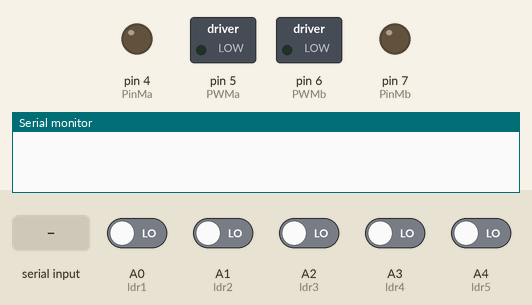
Recording of a sketch running on a simulated Arduino Uno, built with avr-gcc and run on an emulated ATmega328P. Parts: switched loads named in the sketch (green lamp = pin HIGH), output pins drawn as LEDs (lit = HIGH), the last lines printed to the serial monitor. The test bench sets the inputs (shaded band); at power-on: A0 (ldr1), A1 (ldr2), A2 (ldr3), A3 (ldr4), A4 (ldr5) LOW.

Above: at 1.2 s.
1.3 s: "n" received over Serial
At 2.0 s:
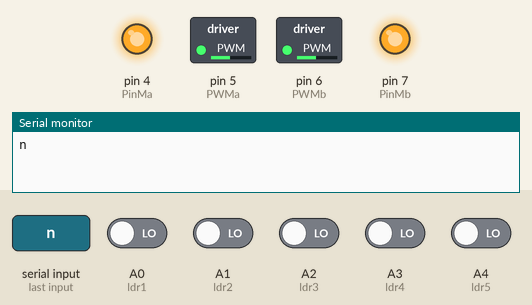
2.8 s: A1 (ldr2) driven HIGH
At 3.1 s:
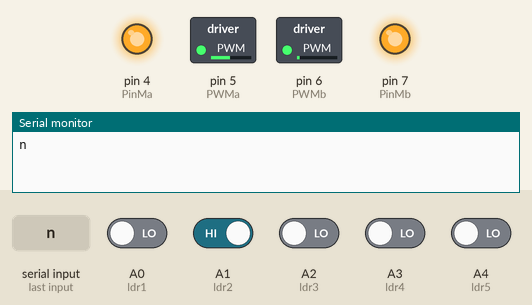
4.3 s: A2 (ldr3) driven HIGH
At 5.4 s:
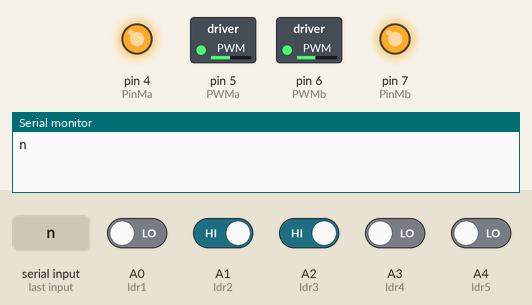
5.8 s: A2 (ldr3) driven LOW
At 6.5 s:
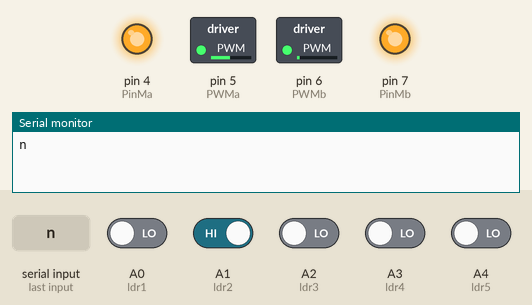
Timing chart, 0 to 8.3 s (numbered marks = the images above; inputs shaded):
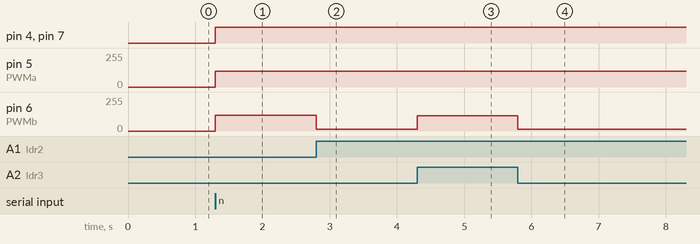

Measured:
- after the input at 1.3 s, pin 4 (PinMa), pin 7 (PinMb): LOW → HIGH at once; pin 5 (PWMa), pin 6 (PWMb): 0/255 → 120/255 at once
- after the input at 2.8 s, pin 6 (PWMb): 120/255 → 15/255 at once
- after the input at 4.3 s, pin 6 (PWMb): 15/255 → 115/255 at once
- after the input at 5.8 s, pin 6 (PWMb): 115/255 → 15/255 at once

The sketch:

Robot.ino
```cpp
char state;

int PinMa=4;
int PWMa=5;
int PinMb=7;
int PWMb=6;

const int ldr1 = A0;
const int ldr2 = A1;
const int ldr3 = A2;
const int ldr4 = A3;
const int ldr5 = A4;

int DS_1=0;
int DS_2=0;
int DS_3=0;
int DS_4=0;
int DS_5=0;

void move (int x, int y){
  digitalWrite (PinMa,HIGH);
  analogWrite(PWMa,y);
  digitalWrite (PinMb,HIGH);
  analogWrite(PWMb,x);
}
void backward (int x, int y){
  digitalWrite (PinMa,LOW);
  analogWrite(PWMa,y);
  digitalWrite (PinMb,LOW);
  analogWrite(PWMb,x);
}

void LineTrack(){
  do{
  DS_1 = digitalRead(ldr1);
DS_2 = digitalRead(ldr2);
DS_3 = digitalRead(ldr3);
DS_4 = digitalRead(ldr4);
DS_5 = digitalRead(ldr5);

if (DS_1 == 0 &&DS_2 == 1 && DS_3 == 1 && DS_4 == 1 && DS_5 == 0||DS_1 == 0 &&DS_2 == 0 && DS_3 == 1 && DS_4 == 0 && DS_5 == 0){
  move(120,120);
}

else if (DS_2 == 0 && DS_3 == 0 && DS_4 == 0 && DS_1 == 0 && DS_5 == 0) { // semicircule

  while(DS_2 == 0 && DS_3 == 0 && DS_4 == 0 && DS_1 == 0 && DS_5 == 0){
  move(120,120);
  DS_1 = digitalRead(ldr1);
DS_2 = digitalRead(ldr2);
DS_3 = digitalRead(ldr3);
DS_4 = digitalRead(ldr4);
DS_5 = digitalRead(ldr5);
}


}

/*else if (DS_2 == 1 && DS_3 == 1 && DS_4 == 1 && DS_1 == 1 && DS_5 == 1) { // semicircule

  /*while(DS_1==1 && DS_5==1){
  move(80,80);
  DS_1 = digitalRead(ldr1);
  DS_5 = digitalRead(ldr5);
}
if (DS_1==0 &&DS_5==1){
  move(100,50);
  }
  else if (DS_1==1 &&DS_5==0){
  move(50,100);
  }
  else {
  move(120,120);
  }
}*/

else if (DS_2 == 1 && DS_3 == 1 && DS_4 == 0){
  move(115,120);
}

else if (DS_2 == 0 && DS_3 == 1 && DS_4 == 1){
  move (120,115);
}

else if (DS_2 == 0 && DS_3 == 0 && DS_4 == 1) { // elf 4mal
while(DS_3==0){
  move(120,15);
  DS_3 = digitalRead(ldr3);
  if(DS_4==0){
    break;
  }
}
}
else if (DS_2 == 1 && DS_3 == 0 && DS_4 == 0) { // elf emen
while(DS_3==0){
  move(15,120);
  DS_3 = digitalRead(ldr3);
  if(DS_2==0){
    break;
  }
}
}
  } while(state == 'n'||state == '0');
}

void setup() {
  // put your setup code here, to run once:
  Serial.begin(38400);


pinMode(PinMa, OUTPUT);
pinMode(PWMa, OUTPUT);
pinMode(PinMb, OUTPUT);
pinMode(PWMb, OUTPUT);

pinMode(ldr1, INPUT);
pinMode(ldr2, INPUT);
pinMode(ldr3, INPUT);
pinMode(ldr4, INPUT);
pinMode(ldr5, INPUT);

}

void loop()
{

if (Serial.available() > 0){
state = Serial.read();
Serial.println(state);
  }

if (state == 'f') {
move(200, 200);
}
else if (state == 'b') {
backward(200, 200);
}
else if (state == 'l') {
move(20, 155);
}
else if (state == 'r') {
move(155, 20);
}

else if (state == 'm'||state == '0'){
move(0, 0);
}
else if (state == 'n'){

    LineTrack();
    state = Serial.read();
    Serial.println(DS_1);
    Serial.print(DS_2);
    Serial.print(DS_3);
    Serial.print(DS_4);
    Serial.print(DS_5);
  }


}
```
